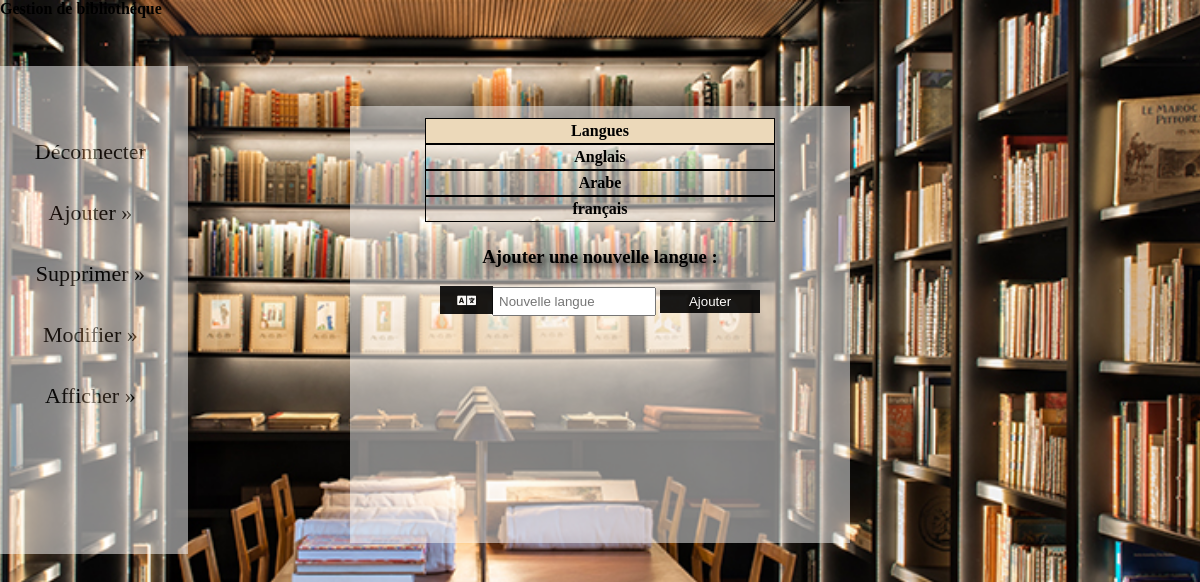
/ajouterlangue.php, run on the app's committed database.
### tables this page shows
CREATE TABLE `languelivre` (
  `id` int(5) NOT NULL auto_increment,
  `langue` varchar(30) NOT NULL,
  PRIMARY KEY  (`id`)
);

### ajouterlangue.php (the view, shortened to what this page needs)
<!DOCTYPE html>
<html>
     <head>
	         <link rel='stylesheet' href='https://use.fontawesome.com/releases/v5.7.0/css/all.css'>
	 </head>
	 	 	 <body>
<div class="container">
<?php
	 $rqt=mysql_query("select * from languelivre order by langue") or die (mysql_error());
?>
<table align="center">
     <tr>
	     <th>Langues</th>
	 </tr>
</table>
<?php while($resultat = mysql_fetch_array($rqt)){
		 $nom = $resultat['langue'];
 ?>      <table align="center">
              <tr>
			     <td><strong><?php echo $nom ?></strong></td>
			  </tr>
         </table>
 <?php
}
?>
<h3 align="center">Ajouter une nouvelle langue :</h3>
<div align="center" >
     <form action="ajouterlangue.php" method="post">
	  <div align="center" >
	     <i class="fas fa-language icon"></i>
         <input type="text" name="Nvlangue" placeholder="Nouvelle langue">
		 <input type="submit" name="ajouter" value="Ajouter" class="btn">
      </div>
	  </form>
</div>
</div>
	 </body>
</html>

### ajouterlangue.php (style rules this page uses)
body { margin:0; padding:0; background: url('bblio.jpg') no-repeat center fixed; -webkit-background-size: cover; background-size: cover; }
.container { width: 500px; height: 425px; text-align: center; margin: 0 auto; background:rgba(251,251,251,0.5); margin-top: 10px; padding-top:1%; overflow-y:auto; }
table { border-collapse: collapse; width: 70%; }
th, td { padding:3px; border: 1px solid black; }
th { background-color: #ECD9BA; }
.btn { background-color: black; color: white; padding: 4px ; border: none; cursor: pointer; width: 20%; opacity: 0.9; }
.icon { padding:6.5px; background: black; opacity: 0.9; color: white; min-width: 40px; text-align: center; font-size:15px; }
input[type="text"] { width: 30%; margin-left:-1%; padding: 5px; outline: none; }
h3 { padding-top:1%; text-shadow:3px 4px 5px #333; }

### data on the page
languelivre: langue "Anglais"
languelivre: langue "Arabe"
languelivre: langue "français"
